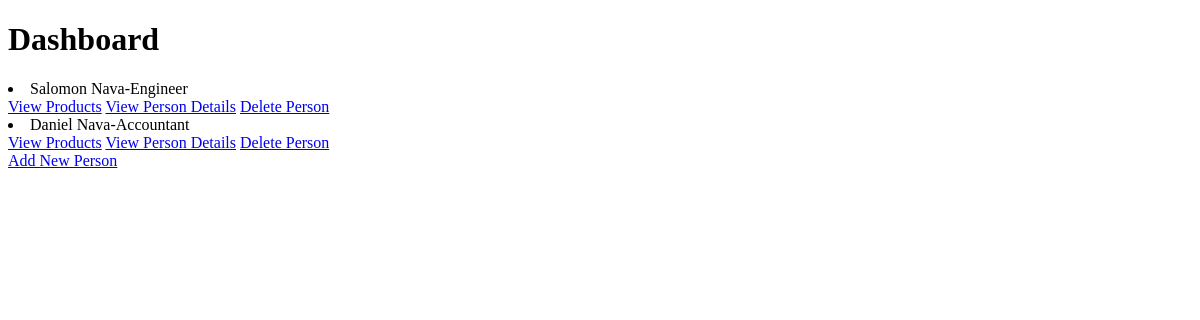
/mysite/dashboard/, run on an earlier commit of the app's database.
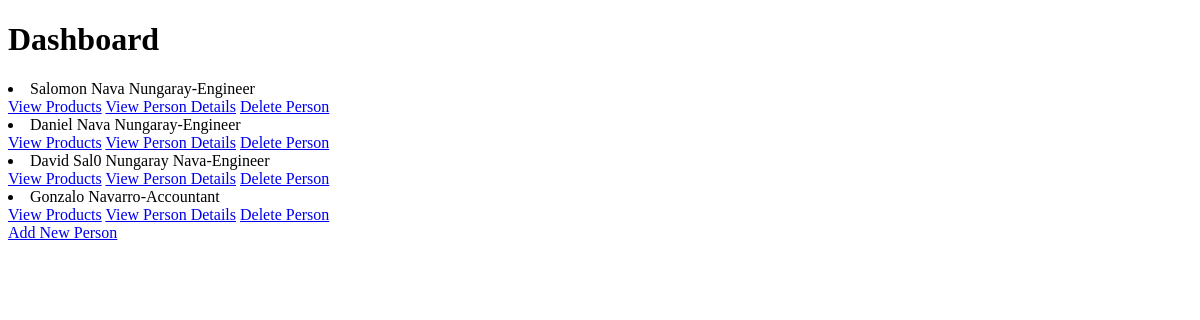
And on a later commit of the database.
### mysite/models.py (models this page shows, shortened)
class Person(models.Model):
    POSITION_OPTIONS = [
        ("Manager", "MA"),
        ("Engineer", "EG"),
        ("Accountant", "ACC"),
        ("HR", "HR"),
        ("Media", "M"),
        ("Marketing", "MKT"),
    ]
    id = models.AutoField(primary_key=True, unique=True)
    name = models.CharField(max_length=30)
    last_name = models.CharField(max_length=30)
    age = models.IntegerField(validators=[MinValueValidator(18), MaxValueValidator(100)])
    email = models.EmailField(unique=True)
    position = models.CharField(max_length=10, choices=POSITION_OPTIONS)
    created_at = models.DateField(auto_now_add=True)
    edited_at = models.DateField()

### mysite/views.py (the view)
# urls.py: path("dashboard/", views.dashboard, name="dashboard"),
def dashboard(request):
    people = Person.objects.all()
    return render(request , "../templates/dashboard.html" , {"people" : people})

### mysite/templates/dashboard.html (shortened to what this page needs)
<!DOCTYPE html>
<html lang="en">
<head>
</head>
<body>
    <h1>Dashboard</h1>
        {% for person in people %}
        <li>
            {{ person.name}} {{ person.last_name}}-{{ person.position}}
            <br>
            <a href="{% url 'person_products' person.id %}">View Products</a>
            <a href="{% url 'person_details' person.id %}">View Person Details</a>
            <a href="{% url 'delete_person' person.id %}">Delete Person</a>
        </li>
        {% endfor %}
        <a href="{% url 'create_person' %}" class="button">Add New Person</a>
</body>
</html>

What changed in the data, as far as the page shows it:
changed Person "Salomon": last_name "Nava" → "Nava Nungaray"
changed Person "Daniel": last_name "Nava" → "Nava Nungaray"; position "Accountant" → "Engineer"
added Person: name "David Sal0", last_name "Nungaray Nava", position "Engineer"
added Person: name "Gonzalo", last_name "Navarro", position "Accountant"
